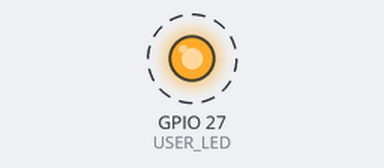
This sketch was run on a simulated ESP32-C6. Shown: output pins drawn as LEDs (lit = HIGH). Dashed ring = blinking. What the sketch prints to the serial monitor is not drawn.

Above: at 0.3 s.
Timing chart, 0 to 3.1 s (numbered marks = the images above):
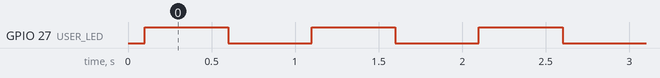

Measured:
- by itself, GPIO 27 (USER_LED): alternates HIGH for 0.50 s and LOW for 0.50 s

The sketch:

blink.ino
```cpp
/*
 * XIAO ESP32-C5 — Blink
 * 闪烁板载用户指示灯（GPIO27，黄色），并向 USB 串口打印状态。
 * Blinks the onboard user LED (GPIO27, yellow) and prints state over USB Serial.
 *
 * 注意：当前安装的 arduino-esp32 (3.2.0) 暂无 ESP32-C5 变体，
 * 本 .bin 需用 ESP-IDF 或带 C5 支持的 arduino-esp32 编译。
 */
#define USER_LED 27  // GPIO27 (yellow)

void setup() {
  Serial.begin(115200);
  delay(100);
  pinMode(USER_LED, OUTPUT);
  Serial.println("XIAO ESP32-C5 blink start");
}

void loop() {
  digitalWrite(USER_LED, HIGH);
  Serial.println("LED on");
  delay(500);
  digitalWrite(USER_LED, LOW);
  Serial.println("LED off");
  delay(500);
}
```
